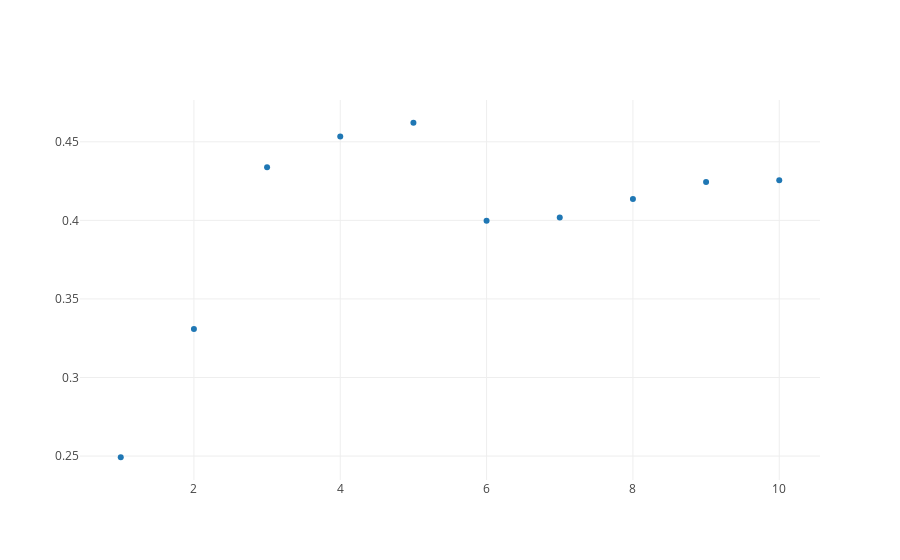

This figure's notebook cell:
### Code cell
from graph import trace_values, plot
x_vals = list(range(1, len(rfr.estimators_) + 1))
trace = trace_values(x_vals, r2_scores)
plot([trace])

### Figure 1 — Plotly figure (JSON) as saved in the notebook; plotly's stock layout.template omitted (floating-point values rounded to 4 significant figures)
{"data": [{"mode": "markers", "name": "data", "text": [], "type": "scatter", "uid": "065d1b96-de97-48a3-8023-e0272c44951a", "x": [1, 2, 3, 4, 5, 6, 7, 8, 9, 10, 11, 12, 13, 14, 15, 16, 17, 18, 19, 20, 21, 22, 23, 24, 25, 26, 27, 28, 29, 30, 31, 32, 33, 34, 35, 36, 37, 38, 39, 40, 41, 42, 43, 44, 45, 46, 47, 48, 49, 50], "y": [0.2492, 0.3308, 0.4339, 0.4533, 0.4621, 0.3998, 0.4019, 0.4136, 0.4244, 0.4255]}], "layout": {"autosize": true, "xaxis": {"autorange": true, "range": [0.432, 10.57], "type": "linear"}, "yaxis": {"autorange": true, "range": [0.2336, 0.4777], "type": "linear"}}}
